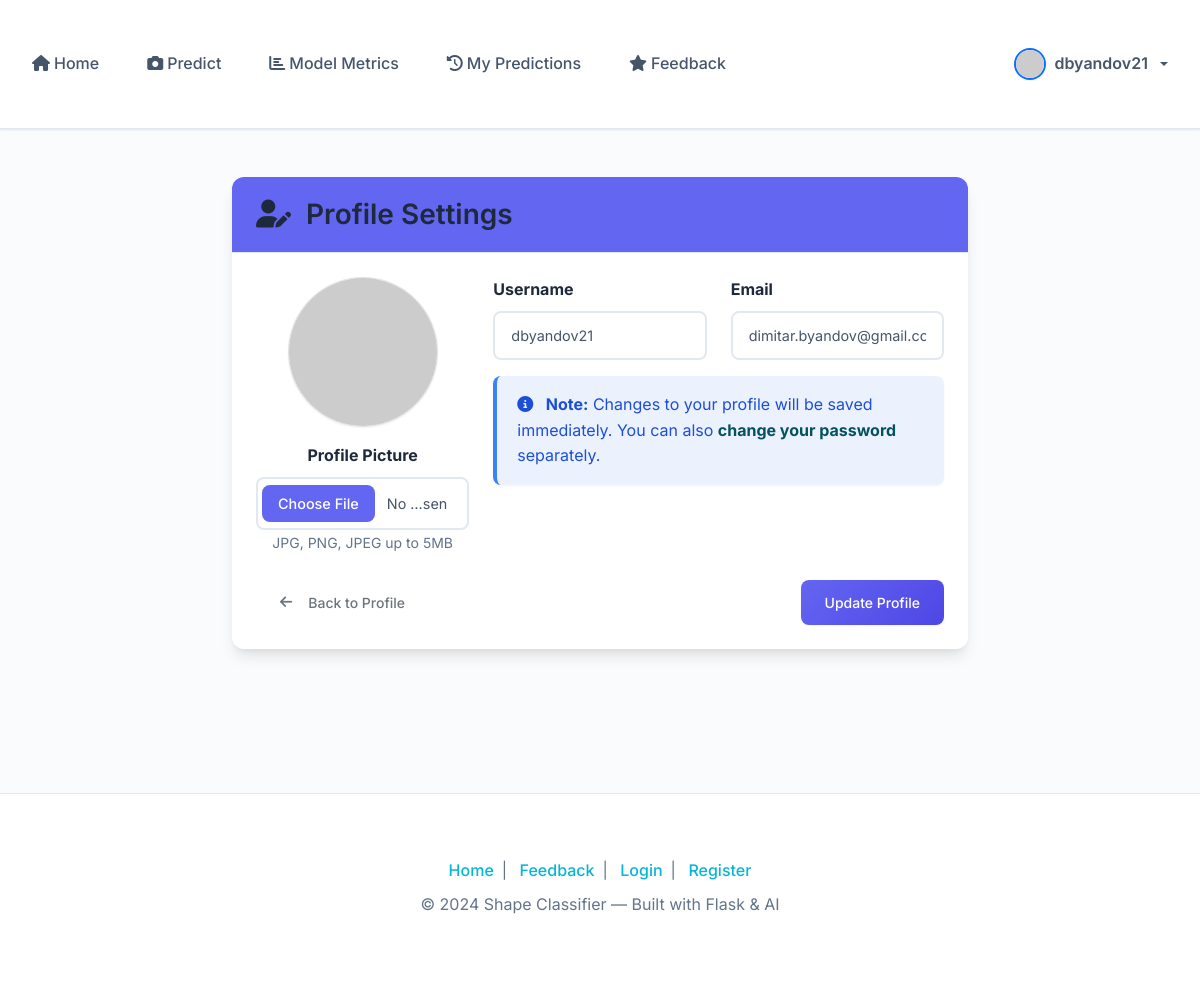
The app's page /profile/settings (signed in), older data.
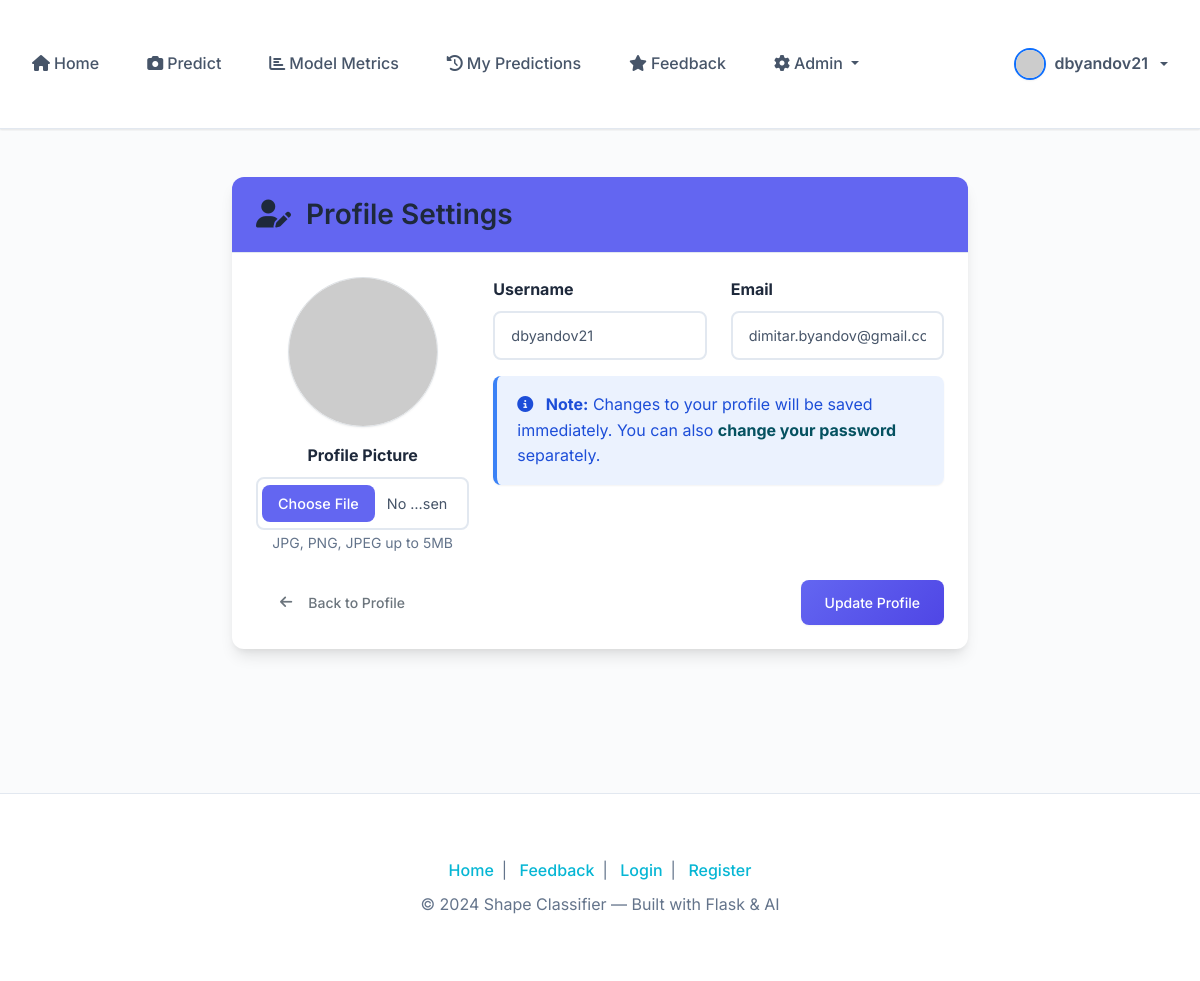
The same page, newer data.
### app/routes/main.py (the view)
@main.route('/profile/settings', methods=['GET', 'POST'])
@login_required
def profile_settings():
    form = ProfileUpdateForm(
        original_username=current_user.username,
        original_email=current_user.email
    )
    if form.validate_on_submit():
        current_user.username = form.username.data
        current_user.email = form.email.data
        if form.profile_picture.data:
            file = form.profile_picture.data
            if file and file.filename:
                filename = secure_filename(file.filename)
                name, ext = os.path.splitext(filename)
                filename = f"{current_user.id}_{name}{ext}"
                filepath = os.path.join(current_app.root_path, 'static', 'uploads', filename)
                file.save(filepath)
                try:
                    with Image.open(filepath) as img:
                        img = img.convert('RGB')
                        img.thumbnail((200, 200), Image.Resampling.LANCZOS)
                        img.save(filepath, 'JPEG', quality=85)
                except Exception as e:
                    flash(f'Error processing image: {str(e)}', 'error')
                    return redirect(url_for('main.profile_settings'))
                current_user.profile_picture = filename
        db.session.commit()
        flash('Profile updated successfully!', 'success')
        return redirect(url_for('main.profile'))
    elif request.method == 'GET':
        form.username.data = current_user.username
        form.email.data = current_user.email
    return render_template('main/profile_settings.html', form=form)

### app/forms.py (shortened to what this page needs)
class ProfileUpdateForm(FlaskForm):
    username = StringField('Username', validators=[DataRequired(), Length(min=3, max=20)])
    email = StringField('Email', validators=[DataRequired(), Email()])
    profile_picture = FileField('Profile Picture', validators=[
        FileAllowed(['jpg', 'png', 'jpeg'], 'Images only!')
    ])
    submit = SubmitField('Update Profile')
    def __init__(self, original_username=None, original_email=None, *args, **kwargs):
        super(ProfileUpdateForm, self).__init__(*args, **kwargs)
        self.original_username = original_username
        self.original_email = original_email

### app/models/user.py (called while the page is built)
    def is_admin(self):
        return self.role == 'admin'

    def get_profile_picture_url(self):
        if self.profile_picture:
            return f'/static/uploads/{self.profile_picture}'
        return f'https://ui-avatars.com/api/?name={self.username}&background=random&color=fff&size=200'

### app/templates/main/profile_settings.html (shortened to what this page needs)
{% extends "base.html" %}
{% block content %}
<div class="container py-5">
    <div class="row justify-content-center">
        <div class="col-lg-8">
            <div class="card shadow-lg border-0">
                <div class="card-header bg-primary text-white">
                    <h3 class="mb-0">
                        <i class="fas fa-user-edit me-2"></i>
                        Profile Settings
                    </h3>
                </div>
                <div class="card-body p-4">
                    <form method="POST" enctype="multipart/form-data">
                        <div class="row mb-4">
                            <div class="col-md-4 text-center">
                                <div class="profile-picture-container mb-3">
                                    <img id="profile-preview"
                                         src="{{ current_user.get_profile_picture_url() }}"
                                         alt="Profile Picture"
                                         class="rounded-circle border shadow-sm"
                                         style="width: 150px; height: 150px; object-fit: cover;">
                                </div>
                                <div class="form-group">
                                    {{ form.profile_picture.label(class="form-label fw-bold") }}
                                    {{ form.profile_picture(class="form-control", accept="image/*", onchange="previewImage(this)") }}
                                    <small class="text-muted">JPG, PNG, JPEG up to 5MB</small>
                                </div>
                            </div>
                            <div class="col-md-8">
                                <div class="row">
                                    <div class="col-md-6 mb-3">
                                        {{ form.username.label(class="form-label fw-bold") }}
                                        {{ form.username(class="form-control", placeholder="Enter username") }}
                                    </div>
                                    <div class="col-md-6 mb-3">
                                        {{ form.email.label(class="form-label fw-bold") }}
                                        {{ form.email(class="form-control", placeholder="Enter email") }}
                                    </div>
                                </div>
                                <div class="alert alert-info">
                                    <i class="fas fa-info-circle me-2"></i>
                                    <strong>Note:</strong> Changes to your profile will be saved immediately.
                                    You can also <a href="{{ url_for('main.change_password') }}" class="alert-link">change your password</a> separately.
                                </div>
                            </div>
                        </div>
                        <div class="d-flex justify-content-between">
                            <a href="{{ url_for('main.profile') }}" class="btn btn-outline-secondary">
                                <i class="fas fa-arrow-left me-2"></i>Back to Profile
                            </a>
                            {{ form.submit(class="btn btn-primary") }}
                        </div>
                    </form>
                </div>
            </div>
        </div>
    </div>
</div>
{% endblock %}

### app/templates/components/navbar.html (shortened to what this page needs)
<nav class="navbar navbar-expand-lg bg-white shadow-sm py-2 sticky-top">
  <div class="container-fluid">
    <div class="collapse navbar-collapse" id="navbarNavDropdown">
      <ul class="navbar-nav me-auto mb-2 mb-lg-0 align-items-lg-center gap-lg-2">
        <li class="nav-item">
          <a class="nav-link{% if request.endpoint == 'main.index' %} active{% endif %}" href="{{ url_for('main.index') }}">
            <i class="fas fa-home me-1"></i>Home
          </a>
        </li>
        {% if current_user.is_authenticated %}
        <li class="nav-item">
          <a class="nav-link" href="{{ url_for('main.predict') }}">
            <i class="fas fa-camera me-1"></i>Predict
          </a>
        </li>
        <li class="nav-item">
          <a class="nav-link" href="{{ url_for('main.model_evaluation') }}">
            <i class="fas fa-chart-bar me-1"></i>Model Metrics
          </a>
        </li>
        <li class="nav-item">
          <a class="nav-link{% if request.endpoint == 'main.my_predictions' %} active{% endif %}" href="{{ url_for('main.my_predictions') }}">
            <i class="fas fa-history me-1"></i>My Predictions
          </a>
        </li>
        <li class="nav-item">
          <a class="nav-link{% if request.endpoint == 'main.feedback' %} active{% endif %}" href="{{ url_for('main.feedback') }}">
            <i class="fas fa-star me-1"></i>Feedback
          </a>
        </li>
        {% if current_user.is_admin() %}
        <li class="nav-item dropdown">
          <a class="nav-link dropdown-toggle" href="#" id="adminDropdown" role="button" data-bs-toggle="dropdown" aria-expanded="false">
            <i class="fas fa-cog me-1"></i>Admin
          </a>
        </li>
        {% endif %}
        {% endif %}
      </ul>
      <ul class="navbar-nav mb-2 mb-lg-0 align-items-lg-center gap-lg-2">
        {% if current_user.is_authenticated %}
        <li class="nav-item dropdown">
          <a class="nav-link dropdown-toggle d-flex align-items-center gap-2" href="#" id="userDropdown" role="button" data-bs-toggle="dropdown" aria-expanded="false">
            <img src="{{ current_user.get_profile_picture_url() }}"
                 alt="Profile"
                 class="rounded-circle border border-2 border-primary shadow-sm" style="width: 32px; height: 32px; object-fit: cover;">
            <span class="fw-semibold">{{ current_user.username }}</span>
          </a>
        </li>
        {% endif %}
      </ul>
    </div>
  </div>
</nav>

Row changes from the older to the newer data that the page shows:
changed User "dbyandov21": role "user" → "admin" (drawn)
Text that changed along with them:
text now shown: "Admin"
